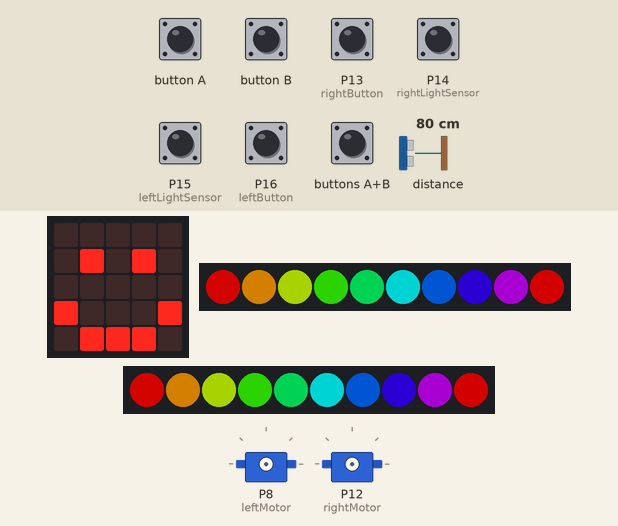
Bench run of a program on a simulated BBC micro:bit (MakeCode). Shown: the board's 5×5 LED display, 2 × 10 RGB LEDs in strip order, left to right, 2 × servo. The test bench sets the inputs (shaded band); at power-on: P13 (rightButton), P14 (rightLightSensor), P15 (leftLightSensor), P16 (leftButton) LOW, distance to the obstacle 80 cm. The echo pulse lasts 58.3 µs per cm; dim RGB values are drawn brighter than linear.

Above: at 1.2 s.
1.3 s: P13 (rightButton) pulled HIGH for 0.15 s
At 3.3 s:
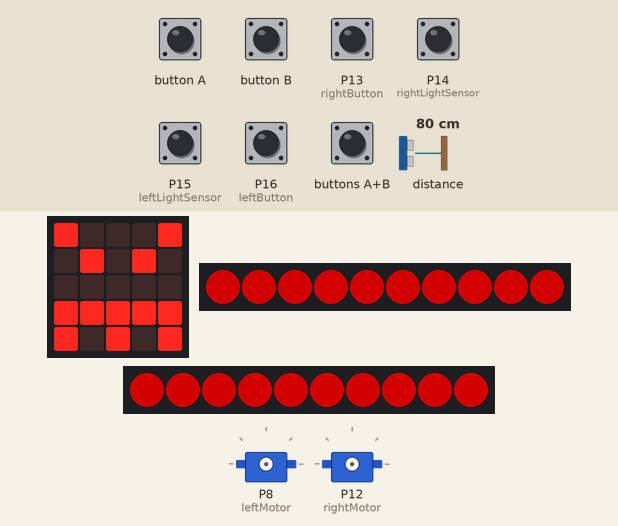
4.4 s: buttons A+B pressed for 0.15 s
At 7.2 s:
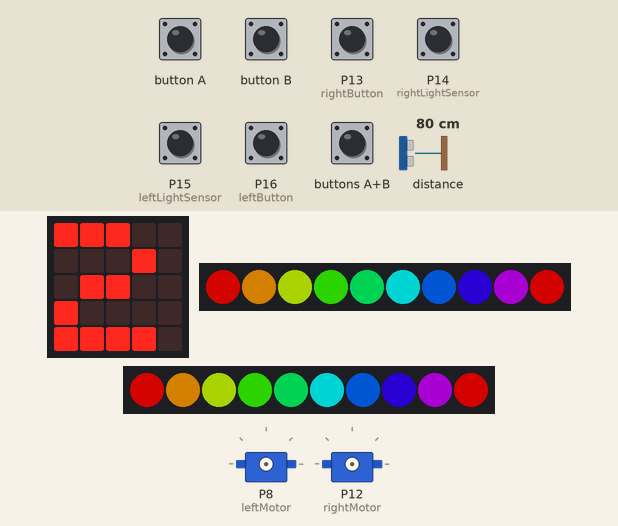
7.5 s: button B pressed for 0.15 s
9.1 s: button A pressed for 0.15 s
12.2 s: P15 (leftLightSensor) pulled HIGH for 0.15 s
At 13.4 s:
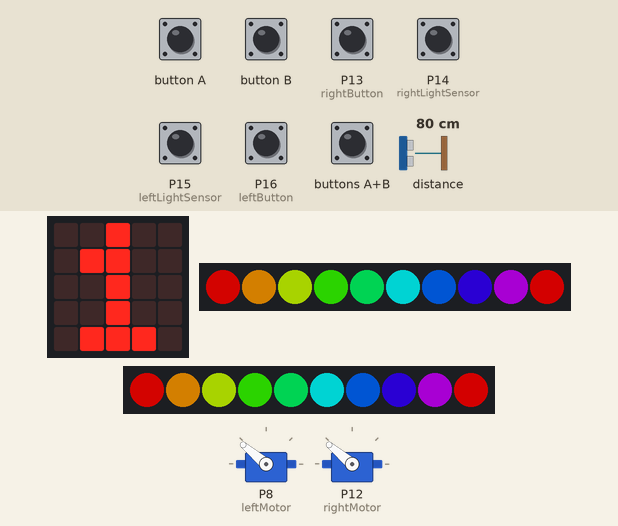
Timing chart, 0 to 15.1 s (numbered marks = the images above; inputs shaded):
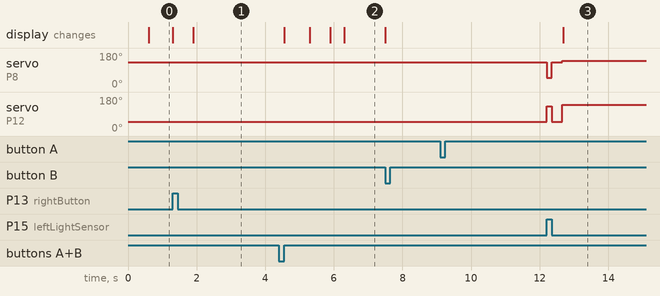

The program:

main.ts
```typescript
namespace maxBot {
    const speakerPin = AnalogPin.P0;
    const trigPin = DigitalPin.P1, echoPin = DigitalPin.P2;
    const leftMotor = AnalogPin.P8, rightMotor = AnalogPin.P12;
    const leftButton = DigitalPin.P16, rightButton = DigitalPin.P13;
    const leftLightSensor = DigitalPin.P15, rightLightSensor = DigitalPin.P14;
    let leftStrip = neopixel.create(DigitalPin.P5, 10, NeoPixelMode.RGB);
    let rightStrip = neopixel.create(DigitalPin.P11, 10, NeoPixelMode.RGB);

    /**
     * Function to set the speed of both motors.
     */
    //% blockID=maxbotSetWheels
    //% block="max:bot set left : $leftWheel right : $rightWheel"
    //% leftWheel.min=-90 leftWheel.max=90 rightWheel.min=-90 rightWheel.max=90
    export function setWheelSpeeds(leftWheel : number, rightWheel : number) : void {
        leftWheel |= 0;
        rightWheel |= 0;
        Math.constrain(leftWheel, -90, 90);
        Math.constrain(leftWheel, -90, 90);
        pins.servoWritePin(leftMotor, 90 + leftWheel);
        pins.servoWritePin(rightMotor, 90 + rightWheel);
    }

    /**
     * Stops the max:bot. Sets both motors to 0 speed.
     */
    //% blockID=maxbotStop
    //% block="max:bot stop"
    export function stop() : void {
        pins.servoWritePin(leftMotor, 90);
        pins.servoWritePin(rightMotor, 90);
    }

    /**
     * Make max:bot move forward at a set speed
     */
    //% blockID=maxbotForwardSpeed
    //% block="max:bot forward at $speed"
    //% speed.min=1 speed.max=90
    export function forward(speed : number) : void {
        speed |= 0;
        Math.constrain(speed, 0, 90);
        pins.servoWritePin(leftMotor, 90+speed);
        pins.servoWritePin(rightMotor, 90+speed);
    }

    /**
     * Make max:bot move backward at a set speed
     */
    //% blockID=maxbotBackwardSpeed
    //% block="max:bot reverse at $speed"
    //% speed.min=1 speed.max=90
    export function backward(speed: number): void {
        speed |= 0;
        Math.constrain(speed, 0, 90);
        pins.servoWritePin(leftMotor, 90 - speed);
        pins.servoWritePin(rightMotor, 90 - speed);
    }

    /**
     * Make max:bot turn left at a set speed
     */
    //% blockID=maxbotLeftSpeed
    //% block="max:bot turn left at $speed"
    //% speed.min=1 speed.max=90
    export function turnLeft(speed : number) : void {
        speed |= 0;
        Math.constrain(speed, 0, 90);
        pins.servoWritePin(leftMotor, 90 - speed);
        pins.servoWritePin(rightMotor, 90 + speed);
    }

    /**
     * Make max:bot turn right at a set speed
     */
    //% blockID=maxbotRightSpeed
    //% block="max:bot turn right at $speed"
    //% speed.min=1 speed.max=90
    export function turnRight(speed: number) : void {
        speed |= 0;
        Math.constrain(speed, 0, 90);
        pins.servoWritePin(leftMotor, 90 + speed);
        pins.servoWritePin(rightMotor, 90 - speed);
    }

    /**
     * Set max:bot left wheel speed
     */
    //% blockID=maxbotLeftWheelSpeed
    //% block="max:bot set left wheel to $speed"
    //% speed.min=-90 speed.max=90
    export function setLeftWheelSpeed(speed:number) : void {
        speed |= 0;
        Math.constrain(speed, 0, 90);
        pins.servoWritePin(leftMotor, 90+speed);
    }

    /**
     * Set max:bot right wheel speed
     */
    //% blockID=maxbotRightWheelSpeed
    //% block="max:bot set right wheel to $speed"
    //% speed.min=-90 speed.max=90
    export function setRightWheelSpeed(speed: number): void {
        speed |= 0;
        Math.constrain(speed, 0, 90);
        pins.servoWritePin(rightMotor, 90+speed);
    }

    /**
     * Get left strip on max:bot
     */
    //% blockID=maxbotGetLeftStrip
    //% block="max:bot left strip"
    export function getLeftStrip() : neopixel.Strip{
        return leftStrip;
    }

    /**
     * Get right strip on max:bot
     */
    //% blockID=maxbotGetRightStrip
    //% block="max:bot right strip"
    export function getRightStrip(): neopixel.Strip {
        return rightStrip;
    }

    /**
     * Returns if the left button is pushed or not
     */
    //% blockID=maxbotLeftButtonPushed
    //% block="max:bot is left button pushed?"
    export function isLeftButtonPushed () : boolean {
        return pins.digitalReadPin(leftButton) == 1;
    }

    /**
     * Returns if the right button is pushed or not
     */
    //% blockID=maxbotLeftButtonPushed
    //% block="max:bot is right button pushed?"
    export function isRightButtonPushed(): boolean {
        return pins.digitalReadPin(rightButton) == 1;
    }

    /**
     * Returns if the left light sensor detects light
     */
    //% blockID=maxbotLeftLightSensorLight
    //% block="max:bot left light sensor detects light?"
    export function leftLightSensorLight() : boolean {
        return pins.digitalReadPin(leftLightSensor) == 0;
    }

    /**
     * Returns if the right light sensor detects light
     */
    //% blockID=maxbotRightLightSensorLight
    //% block="max:bot right light sensor detects light?"
    export function rightLightSensorLight(): boolean {
        return pins.digitalReadPin(rightLightSensor) == 0;
    }

    /**
     * Returns distance sensed by ultrasonic sensor in centimeters
     */
    //% blockID=maxbotUltrasonicSensor
    //% block="max:bot ultrasonic sensor distance"
    export function ultrasonicDistance(): number {
        return sonar.ping(trigPin, echoPin, PingUnit.Centimeters);
    }
}
```

test.ts
```typescript
// tests go here; this will not be compiled when this package is used as an extension.

radio.setGroup(10);
let angryTill = 0;

radio.onReceivedValue(function(name: string, value: number) {
    let command = name;
    switch(command){
        case "forward":
            maxBot.forward(value);
            break;
        case "left":
            maxBot.turnLeft(value);
            break;
        case "right":
            maxBot.turnRight(value);
            break;
        case "stop":
            maxBot.stop();
            break;
        default:
            basic.showIcon(IconNames.Confused);
            break;
    }
});

// Go forward till about to hit something on button A pressed
input.onButtonPressed(Button.A, function() {
    while(maxBot.ultrasonicDistance() > 10){
        maxBot.forward(50);
    }
});

// Follow line for 5 seconds on button B pressed.
input.onButtonPressed(Button.B, function () {
    let startTime = control.millis();
    let endTime = startTime + (5 * 1000);
    while (control.millis() < endTime){
        if (maxBot.leftLightSensorLight()){
            maxBot.turnRight(40);
        } else if (maxBot.rightLightSensorLight()){
            maxBot.turnLeft(40);
        } else {
            maxBot.forward(40);
        }
    }
});

// Do a little dance on A + B
input.onButtonPressed(Button.AB, function () {
    for(let i = 3; i > 0; i--){
        basic.showNumber(i);
        basic.pause(1000);
    }
    for (let i = 0; i<4; i++){
        maxBot.forward(50);
        basic.pause(200);
        maxBot.backward(50);
        basic.pause(200);
        maxBot.turnLeft(50);
        basic.pause(300);
        maxBot.turnRight(50);
        basic.pause(600);
        maxBot.turnLeft(70);
        basic.pause(600);
    }
});

// Don't push lil max:bots buttons!!
basic.forever(function (){
    if(maxBot.isLeftButtonPushed() || maxBot.isRightButtonPushed()){
        angry();
        angryTill = control.millis() + 2000;
    }
});

// Check if max:bot is over his anger every 2.5 seconds
loops.everyInterval(2500, function() {
    if (angryTill < control.millis()){
        happy();
    }
})

// Function to show max:bot is angry >:(
let angry = function(){
    basic.showIcon(IconNames.Angry);
    maxBot.getLeftStrip().showColor(neopixel.rgb(255, 0, 0));
    maxBot.getRightStrip().showColor(neopixel.rgb(255, 0, 0));
};

// Function to show max:bot is happy  :)
let happy = function(){
    basic.showIcon(IconNames.Happy);
    maxBot.getLeftStrip().showRainbow(1, 360);
    maxBot.getRightStrip().showRainbow(1, 360);
};
```

Measured:
- after the input at 1.3 s, the display: first changes at once (image 1 shows a later state)
- after the input at 4.4 s, the display: first changes after 0.15 s (image 2 shows a later state)
- after the input at 9.1 s, every drawn part: stays the same
- after the input at 12.2 s, servo on P8 (leftMotor): 130° → 50° at once, → 130° 0.15 s later, → 140° 0.31 s later; servo on P12 (rightMotor): 50° → 130° at once, → 50° 0.15 s later, → 140° 0.31 s later
